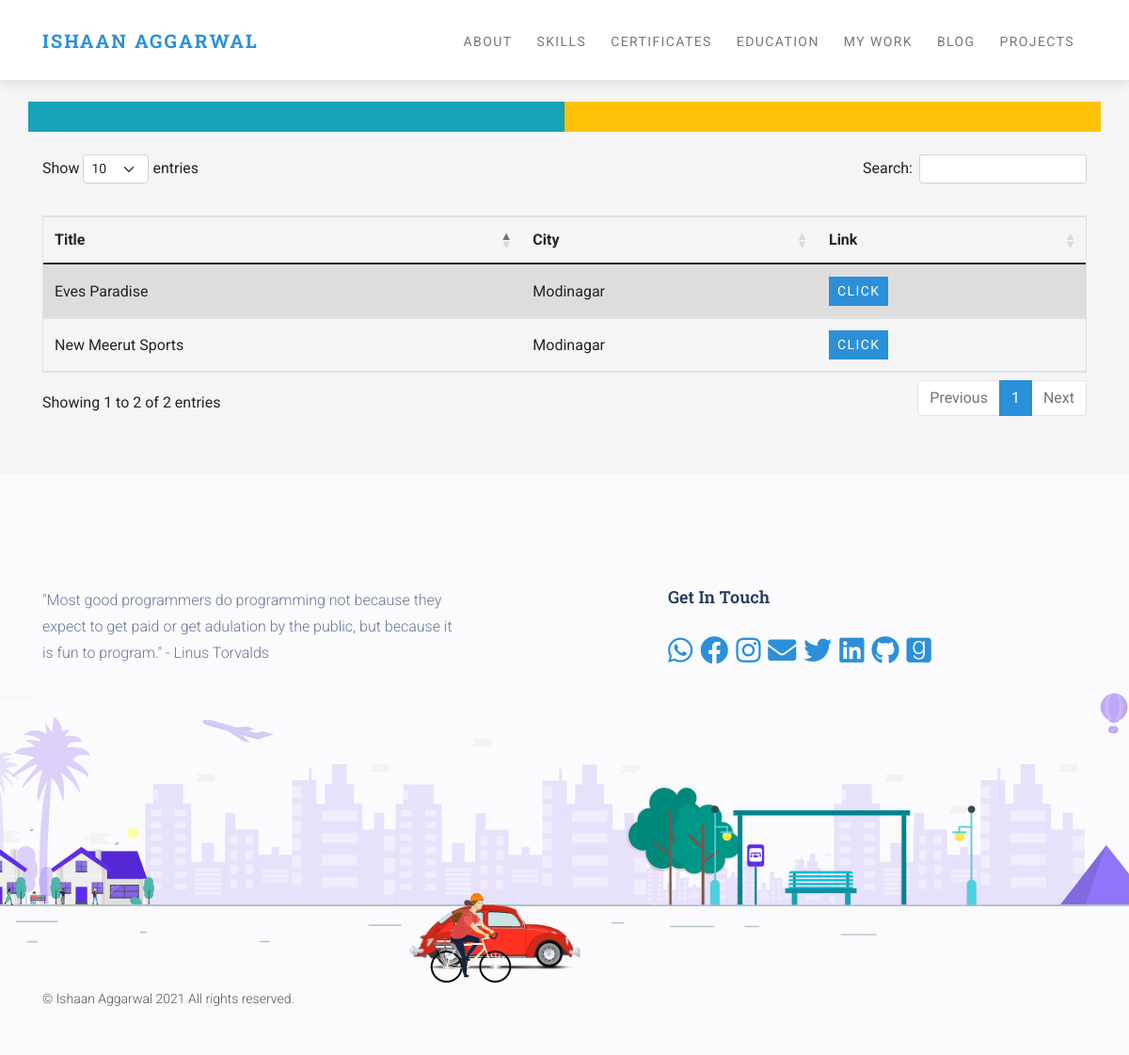
Screenshot of /private/cards with the database file from the repository.
### private/models.py (models this page shows, shortened)
class Vcard(models.Model):
    title = models.CharField(max_length=100)
    city = models.CharField(max_length=30)
    address = models.TextField()
    phone = models.CharField(max_length=15)
    whatsapp = models.CharField(max_length=15, blank=True)
    front = models.CharField(max_length=50)
    back = models.CharField(max_length=50)

### private/views.py (the view)
# urls.py: path('cards', cards, name='cards'),
def cards(request):
    template = 'private/cards.html'
    context = dict()
    card_list = Vcard.objects.all()
    context['cards'] = card_list
    return render(request, template, context)

### private/templates/private/cards.html (shortened to what this page needs)
{% extends "portfolio/base.html" %}
{% block styles %}
<link rel="stylesheet" href="https://cdnjs.cloudflare.com/ajax/libs/twitter-bootstrap/5.0.1/css/bootstrap.min.css">
<link rel="stylesheet" href="https://cdn.datatables.net/1.10.25/css/dataTables.bootstrap5.min.css">
{% endblock styles %}
{% block body %}
<section id="testimonials" class="testimonials-section bg-gray">
    <div class="container">
        <br><br>
        <div class="row">
            <div class="col-6 bg-info accordion-body"></div>
            <div class="col-6 bg-warning accordion-body"></div>
        </div>
        <br>
        <table id="example" class="table table-striped" style="width:100%">
            <thead>
                <tr>
                    <th>Title</th>
                    <th>City</th>
                    <th>Link</th>
                </tr>
            </thead>
            <tbody>
                {% for card in cards %}
                    <tr>
                        <td>{{ card.title }}</td>
                        <td>{{ card.city }}</td>
                        <td><a href="/private/card-{{card.pk}}" class='btn btn-sm btn-primary'>click</a></td>
                    </tr>
                {% endfor %}
            </tbody>
        </table>
    </div>
</section>
{% endblock body %}

### project/CSS/base.css (style rules this page uses)
body { background: #fbfbfd; }

### project/CSS/style.default.css (style rules this page uses)
body { color: #555; }
section { padding: 60px 0; position: relative; }
.bg-gray { background: #f5f5f5; }
.btn { font-weight: 400; border: 1px solid transparent; text-transform: uppercase; letter-spacing: 0.1em; padding: 0.45rem 0.75rem; font-size: 1rem; line-height: 1.5; border-radius: 0rem; -webkit-transition: color 0.15s ease-in-out, background-color 0.15s ease-in-out, border-color 0.15s ease-in-out, -webkit-box-shadow 0.15s ease-in-out; transition: color 0.15s ease-in-out, background-color 0.15s ease-in-out, border-color 0.15s ease-in-out, -webkit-box-shadow 0.15s ease-in-out; transition: color 0.15s ease-in-out, background-color 0.15s ease-in-out, border-color 0.15s ease-in-out, box-shadow 0.15s ease-in-out; transition: color 0.15s ease-in-out, background-color 0.15s ease-in-out, border-color 0.15s ease-in-out, box-shadow 0.15s ease-in-out, -webkit-box-shadow 0.15s ease-in-out; }
.btn-primary { color: #212529; background-color: #4fbfa8; border-color: #4fbfa8; }
.btn-sm { padding: 0.25rem 0.5rem; font-size: 0.875rem; line-height: 1.5; border-radius: 0rem; }
body { font-family: "Roboto", sans-serif; font-size: 1rem; font-weight: 400; line-height: 1.5; color: #212529; background-color: #fff; }
a { color: #4fbfa8; text-decoration: none; }
.bg-info { background-color: #17a2b8 !important; }
.bg-warning { background-color: #ffc107 !important; }

### project/CSS/style.blue.css (style rules this page uses)
body { color: #555; }
section { padding: 60px 0; position: relative; }
.bg-gray { background: #f5f5f5; }
.btn { font-weight: 400; border: 1px solid transparent; text-transform: uppercase; letter-spacing: 0.1em; padding: 0.45rem 0.75rem; font-size: 1rem; line-height: 1.5; border-radius: 0rem; -webkit-transition: color 0.15s ease-in-out, background-color 0.15s ease-in-out, border-color 0.15s ease-in-out, -webkit-box-shadow 0.15s ease-in-out; transition: color 0.15s ease-in-out, background-color 0.15s ease-in-out, border-color 0.15s ease-in-out, -webkit-box-shadow 0.15s ease-in-out; transition: color 0.15s ease-in-out, background-color 0.15s ease-in-out, border-color 0.15s ease-in-out, box-shadow 0.15s ease-in-out; transition: color 0.15s ease-in-out, background-color 0.15s ease-in-out, border-color 0.15s ease-in-out, box-shadow 0.15s ease-in-out, -webkit-box-shadow 0.15s ease-in-out; }
.btn-primary { color: #fff; background-color: #2b90d9; border-color: #2b90d9; }
.btn-sm { padding: 0.25rem 0.5rem; font-size: 0.875rem; line-height: 1.5; border-radius: 0rem; }
body { font-family: "Roboto", sans-serif; font-size: 1rem; font-weight: 400; line-height: 1.5; color: #212529; background-color: #fff; }
a { color: #2b90d9; text-decoration: none !important; }
.bg-info { background-color: #17a2b8 !important; }
.bg-warning { background-color: #ffc107 !important; }

### private/templates/private/cards.html (style rules this page uses)
table { border: 1px solid black; }
td { vertical-align: middle !important; }

### rows the page displays
Vcard: title "New Meerut Sports", city "Modinagar"
Vcard: title "Eves Paradise", city "Modinagar"
